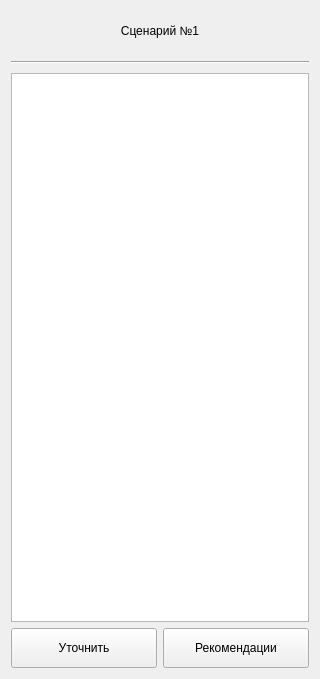
<?xml version="1.0" encoding="UTF-8"?>
<ui version="4.0">
 <class>Scenario</class>
 <widget class="QWidget" name="Scenario">
  <property name="geometry">
   <rect>
    <x>0</x>
    <y>0</y>
    <width>320</width>
    <height>679</height>
   </rect>
  </property>
  <property name="windowTitle">
   <string>Form</string>
  </property>
  <layout class="QVBoxLayout" name="verticalLayout">
   <item>
    <widget class="QLabel" name="label_scenario_title">
     <property name="minimumSize">
      <size>
       <width>0</width>
       <height>40</height>
      </size>
     </property>
     <property name="text">
      <string>Сценарий №1</string>
     </property>
     <property name="alignment">
      <set>Qt::AlignCenter</set>
     </property>
    </widget>
   </item>
   <item>
    <widget class="Line" name="split_line">
     <property name="minimumSize">
      <size>
       <width>0</width>
       <height>10</height>
      </size>
     </property>
     <property name="orientation">
      <enum>Qt::Horizontal</enum>
     </property>
    </widget>
   </item>
   <item>
    <widget class="QTextEdit" name="textEdit_scenario_decription"/>
   </item>
   <item>
    <layout class="QHBoxLayout" name="horizontalLayout">
     <item>
      <widget class="QPushButton" name="pushButton_clarify">
       <property name="minimumSize">
        <size>
         <width>0</width>
         <height>40</height>
        </size>
       </property>
       <property name="text">
        <string>Уточнить</string>
       </property>
      </widget>
     </item>
     <item>
      <widget class="QPushButton" name="pushButton_recommendations">
       <property name="minimumSize">
        <size>
         <width>0</width>
         <height>40</height>
        </size>
       </property>
       <property name="text">
        <string>Рекомендации</string>
       </property>
      </widget>
     </item>
    </layout>
   </item>
  </layout>
 </widget>
 <resources/>
 <connections/>
</ui>
